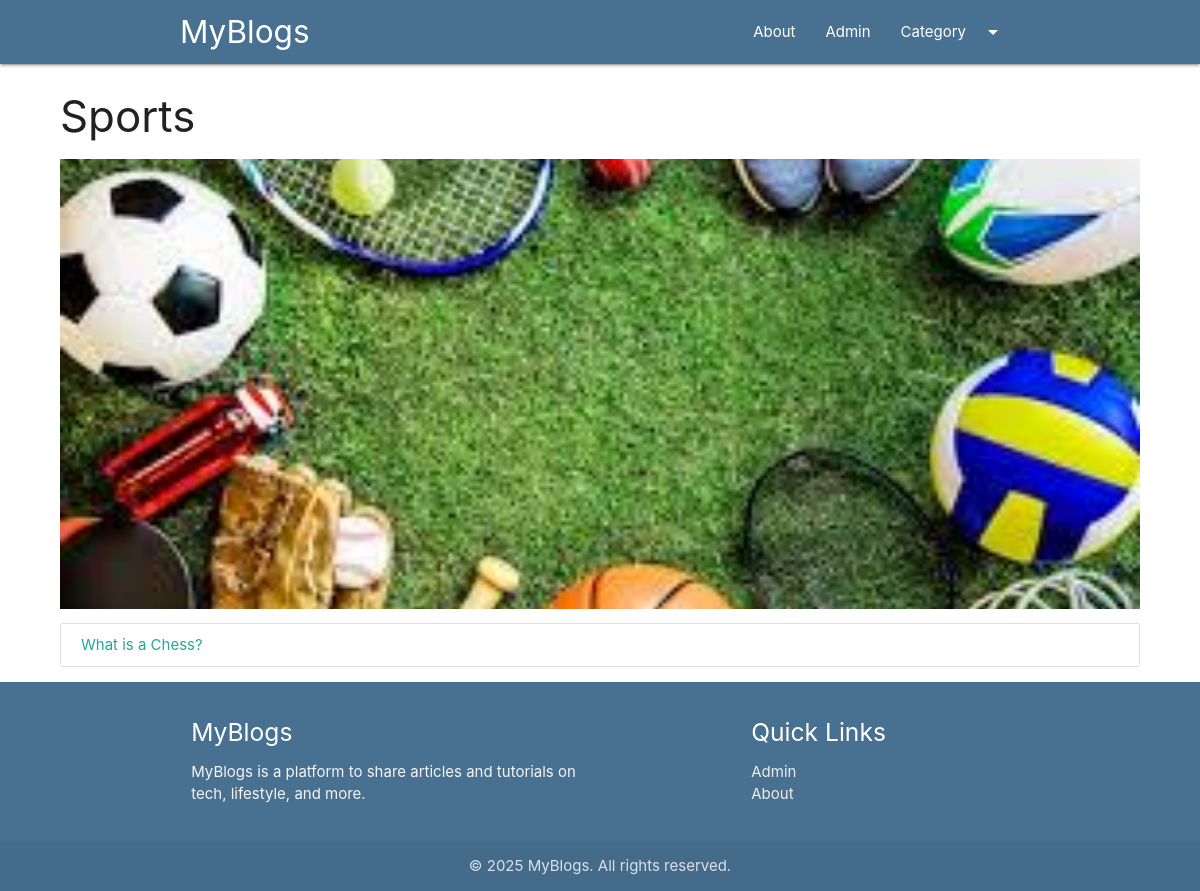
Screenshot of /category/sports with the database file from the repository.
### blog/models.py (models this page shows, shortened)
class  Category(models.Model):
    cat_id = models.AutoField(primary_key=True)
    title  = models.CharField(max_length=100)
    description = models.TextField()
    url = models.CharField(max_length=100)
    image = models.ImageField(upload_to = 'category/')
    add_date = models.DateTimeField(auto_now_add= True, null=True)

class Post(models.Model):
    post_id = models.AutoField(primary_key=True)
    title = models.CharField(max_length=200)
    content = RichTextField()
    url = models.CharField(max_length=100)
    cat = models.ForeignKey(Category, on_delete = models.CASCADE)
    image = models.ImageField(upload_to = 'post/')

### blog/views.py (the view)
# urls.py: path('category/<str:url>',category),
def category(request, url):
    cat = Category.objects.get(url =url)
    posts = Post.objects.filter(cat=cat)
    return render(request,'category.html', {'cat':cat,'posts':posts})

### blog/templates/category.html (shortened to what this page needs)
{% extends "main.html" %}
{% block content %}
<div class="container-custom">
    <h3>{{ cat.title }}</h3>
    <div class="img-container">
        {% if cat.image %}
            <img src="/media/{{ cat.image }}" alt="{{ cat.title }}" class="responsive-img" style="max-height: 450px; width: 100%;object-fit: cover">
        {% else %}
            <p>No image available for this category.</p>
        {% endif %}
    </div>
    <div class="collection">
        {% for p in posts %}
            <a href="/blog/{{ p.url }}" class="collection-item">{{ p.title }}</a>
        {% empty %}
            <h3>No posts in this category</h3>
        {% endfor %}
    </div>
</div>
{% endblock %}

### blog/static/css/style.css (style rules this page uses)
.container-custom { width: 90%!important; margin: auto; }

### rows the page displays
Category: title "Sports", image (picture)
Post: title "What is a Chess?"
